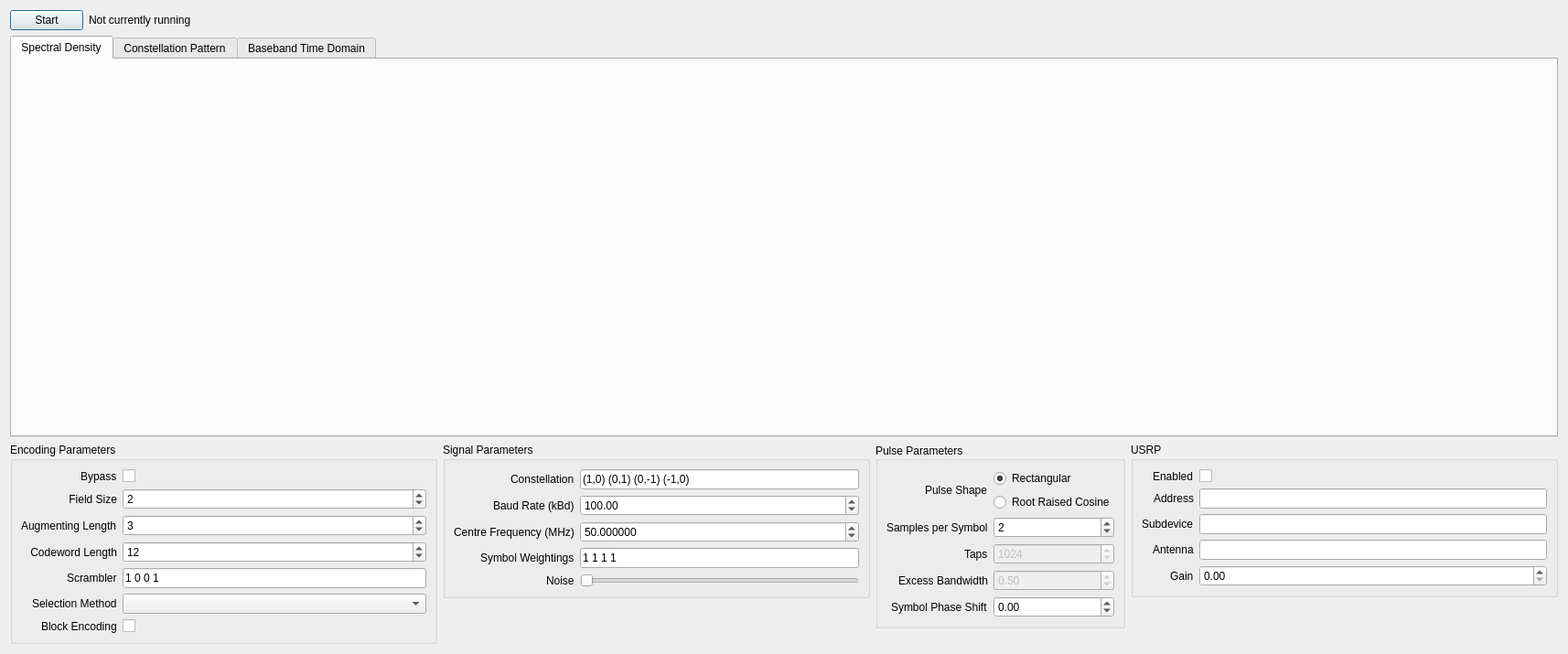
<?xml version="1.0" encoding="UTF-8"?>
<ui version="4.0">
 <class>GuidedScramblingDemo</class>
 <widget class="QDialog" name="GuidedScramblingDemo">
  <property name="geometry">
   <rect>
    <x>0</x>
    <y>0</y>
    <width>1714</width>
    <height>715</height>
   </rect>
  </property>
  <property name="windowTitle">
   <string>Guided Scrambler</string>
  </property>
  <layout class="QVBoxLayout" name="verticalLayout">
   <item>
    <layout class="QHBoxLayout" name="statusLayout">
     <item>
      <widget class="QPushButton" name="start">
       <property name="text">
        <string>Start</string>
       </property>
      </widget>
     </item>
     <item>
      <widget class="QLabel" name="status">
       <property name="text">
        <string>Not currently running</string>
       </property>
      </widget>
     </item>
     <item>
      <spacer name="horizontalSpacer">
       <property name="orientation">
        <enum>Qt::Horizontal</enum>
       </property>
       <property name="sizeHint" stdset="0">
        <size>
         <width>40</width>
         <height>20</height>
        </size>
       </property>
      </spacer>
     </item>
    </layout>
   </item>
   <item>
    <widget class="QTabWidget" name="tabs">
     <property name="currentIndex">
      <number>0</number>
     </property>
     <property name="usesScrollButtons">
      <bool>false</bool>
     </property>
     <widget class="QWidget" name="spectralDensityTab">
      <property name="sizePolicy">
       <sizepolicy hsizetype="Expanding" vsizetype="Expanding">
        <horstretch>0</horstretch>
        <verstretch>0</verstretch>
       </sizepolicy>
      </property>
      <attribute name="title">
       <string>Spectral Density</string>
      </attribute>
      <layout class="QHBoxLayout" name="spectralDensityLayout"/>
     </widget>
     <widget class="QWidget" name="constellationPatternTab">
      <attribute name="title">
       <string>Constellation Pattern</string>
      </attribute>
      <layout class="QHBoxLayout" name="constellationPatternLayout"/>
     </widget>
     <widget class="QWidget" name="eyePatternTab">
      <attribute name="title">
       <string>Baseband Time Domain</string>
      </attribute>
      <layout class="QHBoxLayout" name="eyePatternLayout"/>
     </widget>
    </widget>
   </item>
   <item>
    <layout class="QHBoxLayout" name="parameters">
     <item alignment="Qt::AlignTop">
      <widget class="QGroupBox" name="encodingParametersBox">
       <property name="sizePolicy">
        <sizepolicy hsizetype="Expanding" vsizetype="Maximum">
         <horstretch>0</horstretch>
         <verstretch>0</verstretch>
        </sizepolicy>
       </property>
       <property name="title">
        <string>Encoding Parameters</string>
       </property>
       <layout class="QFormLayout" name="formLayout_3">
        <property name="labelAlignment">
         <set>Qt::AlignRight|Qt::AlignTrailing|Qt::AlignVCenter</set>
        </property>
        <item row="1" column="0">
         <widget class="QLabel" name="fieldSizeLabel">
          <property name="text">
           <string>Field Size</string>
          </property>
          <property name="textFormat">
           <enum>Qt::PlainText</enum>
          </property>
          <property name="alignment">
           <set>Qt::AlignRight|Qt::AlignTrailing|Qt::AlignVCenter</set>
          </property>
         </widget>
        </item>
        <item row="1" column="1">
         <widget class="gr::Isatec::Widgets::QExponentialSpinBox" name="fieldSize">
          <property name="minimum">
           <number>1</number>
          </property>
          <property name="value">
           <number>2</number>
          </property>
         </widget>
        </item>
        <item row="2" column="0">
         <widget class="QLabel" name="augmentingLengthLabel">
          <property name="text">
           <string>Augmenting Length</string>
          </property>
         </widget>
        </item>
        <item row="2" column="1">
         <widget class="QSpinBox" name="augmentingLength">
          <property name="minimum">
           <number>1</number>
          </property>
          <property name="maximum">
           <number>8</number>
          </property>
          <property name="value">
           <number>3</number>
          </property>
         </widget>
        </item>
        <item row="3" column="0">
         <widget class="QLabel" name="codewordLengthLabel">
          <property name="text">
           <string>Codeword Length</string>
          </property>
          <property name="alignment">
           <set>Qt::AlignRight|Qt::AlignTrailing|Qt::AlignVCenter</set>
          </property>
         </widget>
        </item>
        <item row="3" column="1">
         <widget class="QSpinBox" name="codewordLength">
          <property name="minimum">
           <number>2</number>
          </property>
          <property name="maximum">
           <number>2048</number>
          </property>
          <property name="value">
           <number>12</number>
          </property>
         </widget>
        </item>
        <item row="5" column="0">
         <widget class="QLabel" name="selectionMethodLabel">
          <property name="text">
           <string>Selection Method</string>
          </property>
         </widget>
        </item>
        <item row="5" column="1">
         <widget class="QComboBox" name="selectionMethod"/>
        </item>
        <item row="6" column="0">
         <widget class="QLabel" name="blockEncodingLabel">
          <property name="text">
           <string>Block Encoding</string>
          </property>
         </widget>
        </item>
        <item row="6" column="1">
         <widget class="QCheckBox" name="blockEncoding"/>
        </item>
        <item row="4" column="0">
         <widget class="QLabel" name="scramblerLabel">
          <property name="text">
           <string>Scrambler</string>
          </property>
         </widget>
        </item>
        <item row="4" column="1">
         <widget class="QLineEdit" name="scrambler">
          <property name="text">
           <string notr="true">1 0 0 1</string>
          </property>
         </widget>
        </item>
        <item row="0" column="0">
         <widget class="QLabel" name="bypassLabel">
          <property name="text">
           <string>Bypass</string>
          </property>
         </widget>
        </item>
        <item row="0" column="1">
         <widget class="QCheckBox" name="bypass">
          <property name="text">
           <string/>
          </property>
         </widget>
        </item>
       </layout>
      </widget>
     </item>
     <item alignment="Qt::AlignTop">
      <widget class="QGroupBox" name="signalParametersBox">
       <property name="sizePolicy">
        <sizepolicy hsizetype="Preferred" vsizetype="Maximum">
         <horstretch>0</horstretch>
         <verstretch>0</verstretch>
        </sizepolicy>
       </property>
       <property name="title">
        <string>Signal Parameters</string>
       </property>
       <layout class="QFormLayout" name="formLayout">
        <property name="fieldGrowthPolicy">
         <enum>QFormLayout::AllNonFixedFieldsGrow</enum>
        </property>
        <property name="labelAlignment">
         <set>Qt::AlignRight|Qt::AlignTrailing|Qt::AlignVCenter</set>
        </property>
        <item row="0" column="0">
         <widget class="QLabel" name="constellationLabel">
          <property name="text">
           <string>Constellation</string>
          </property>
         </widget>
        </item>
        <item row="0" column="1">
         <widget class="QLineEdit" name="constellation">
          <property name="text">
           <string notr="true">(1,0) (0,1) (0,-1) (-1,0)</string>
          </property>
         </widget>
        </item>
        <item row="1" column="0">
         <widget class="QLabel" name="baudRateLabel">
          <property name="text">
           <string>Baud Rate (kBd)</string>
          </property>
         </widget>
        </item>
        <item row="1" column="1">
         <widget class="QDoubleSpinBox" name="baudRate">
          <property name="minimum">
           <double>0.010000000000000</double>
          </property>
          <property name="maximum">
           <double>1000.000000000000000</double>
          </property>
          <property name="value">
           <double>100.000000000000000</double>
          </property>
         </widget>
        </item>
        <item row="2" column="0">
         <widget class="QLabel" name="frequencyLabel">
          <property name="text">
           <string>Centre Frequency (MHz)</string>
          </property>
         </widget>
        </item>
        <item row="2" column="1">
         <widget class="QDoubleSpinBox" name="frequency">
          <property name="decimals">
           <number>6</number>
          </property>
          <property name="minimum">
           <double>25.000000000000000</double>
          </property>
          <property name="maximum">
           <double>2200.000000000000000</double>
          </property>
          <property name="value">
           <double>50.000000000000000</double>
          </property>
         </widget>
        </item>
        <item row="3" column="0">
         <widget class="QLabel" name="weightingsLabel">
          <property name="text">
           <string>Symbol Weightings</string>
          </property>
         </widget>
        </item>
        <item row="3" column="1">
         <widget class="QLineEdit" name="weightings">
          <property name="text">
           <string>1 1 1 1</string>
          </property>
         </widget>
        </item>
        <item row="4" column="0">
         <widget class="QLabel" name="noiseLabel">
          <property name="text">
           <string>Noise</string>
          </property>
         </widget>
        </item>
        <item row="4" column="1">
         <widget class="QSlider" name="noise">
          <property name="maximum">
           <number>100</number>
          </property>
          <property name="orientation">
           <enum>Qt::Horizontal</enum>
          </property>
         </widget>
        </item>
       </layout>
      </widget>
     </item>
     <item alignment="Qt::AlignTop">
      <widget class="QGroupBox" name="pulseParameters">
       <property name="sizePolicy">
        <sizepolicy hsizetype="Preferred" vsizetype="Maximum">
         <horstretch>0</horstretch>
         <verstretch>0</verstretch>
        </sizepolicy>
       </property>
       <property name="title">
        <string>Pulse Parameters</string>
       </property>
       <property name="alignment">
        <set>Qt::AlignLeading|Qt::AlignLeft|Qt::AlignVCenter</set>
       </property>
       <layout class="QFormLayout" name="formLayout_2">
        <property name="labelAlignment">
         <set>Qt::AlignRight|Qt::AlignTrailing|Qt::AlignVCenter</set>
        </property>
        <property name="formAlignment">
         <set>Qt::AlignLeading|Qt::AlignLeft|Qt::AlignVCenter</set>
        </property>
        <item row="0" column="0">
         <widget class="QLabel" name="pulseShapLabel">
          <property name="sizePolicy">
           <sizepolicy hsizetype="Preferred" vsizetype="Expanding">
            <horstretch>0</horstretch>
            <verstretch>0</verstretch>
           </sizepolicy>
          </property>
          <property name="text">
           <string>Pulse Shape</string>
          </property>
         </widget>
        </item>
        <item row="2" column="0">
         <widget class="QLabel" name="tapsLabel">
          <property name="text">
           <string>Taps</string>
          </property>
         </widget>
        </item>
        <item row="2" column="1">
         <widget class="QSpinBox" name="taps">
          <property name="enabled">
           <bool>false</bool>
          </property>
          <property name="minimum">
           <number>2</number>
          </property>
          <property name="maximum">
           <number>4096</number>
          </property>
          <property name="value">
           <number>1024</number>
          </property>
         </widget>
        </item>
        <item row="3" column="0">
         <widget class="QLabel" name="excessBandwidthLabel">
          <property name="text">
           <string>Excess Bandwidth</string>
          </property>
         </widget>
        </item>
        <item row="3" column="1">
         <widget class="QDoubleSpinBox" name="excessBandwidth">
          <property name="enabled">
           <bool>false</bool>
          </property>
          <property name="minimum">
           <double>0.010000000000000</double>
          </property>
          <property name="maximum">
           <double>1.000000000000000</double>
          </property>
          <property name="singleStep">
           <double>0.050000000000000</double>
          </property>
          <property name="value">
           <double>0.500000000000000</double>
          </property>
         </widget>
        </item>
        <item row="1" column="0">
         <widget class="QLabel" name="samplesPerSymbolLabel">
          <property name="text">
           <string>Samples per Symbol</string>
          </property>
         </widget>
        </item>
        <item row="1" column="1">
         <widget class="QSpinBox" name="samplesPerSymbol">
          <property name="enabled">
           <bool>true</bool>
          </property>
          <property name="minimum">
           <number>1</number>
          </property>
          <property name="maximum">
           <number>32</number>
          </property>
          <property name="value">
           <number>2</number>
          </property>
         </widget>
        </item>
        <item row="0" column="1">
         <layout class="QVBoxLayout" name="pulseShapeLayout">
          <item>
           <widget class="QRadioButton" name="rectangular">
            <property name="text">
             <string>Rectangular</string>
            </property>
            <property name="checked">
             <bool>true</bool>
            </property>
            <attribute name="buttonGroup">
             <string notr="true">pulseShape</string>
            </attribute>
           </widget>
          </item>
          <item>
           <widget class="QRadioButton" name="rootRaisedCosine">
            <property name="text">
             <string>Root Raised Cosine</string>
            </property>
            <attribute name="buttonGroup">
             <string notr="true">pulseShape</string>
            </attribute>
           </widget>
          </item>
         </layout>
        </item>
        <item row="4" column="0">
         <widget class="QLabel" name="phaseLabel">
          <property name="text">
           <string>Symbol Phase Shift</string>
          </property>
         </widget>
        </item>
        <item row="4" column="1">
         <widget class="QDoubleSpinBox" name="phase">
          <property name="minimum">
           <double>-360.000000000000000</double>
          </property>
          <property name="maximum">
           <double>360.000000000000000</double>
          </property>
         </widget>
        </item>
       </layout>
      </widget>
     </item>
     <item alignment="Qt::AlignTop">
      <widget class="QGroupBox" name="usrpParametersBox">
       <property name="sizePolicy">
        <sizepolicy hsizetype="Preferred" vsizetype="Maximum">
         <horstretch>0</horstretch>
         <verstretch>0</verstretch>
        </sizepolicy>
       </property>
       <property name="title">
        <string>USRP</string>
       </property>
       <layout class="QFormLayout" name="formLayout_4">
        <property name="labelAlignment">
         <set>Qt::AlignRight|Qt::AlignTrailing|Qt::AlignVCenter</set>
        </property>
        <item row="0" column="0">
         <widget class="QLabel" name="usrpEnabledLabel">
          <property name="text">
           <string>Enabled</string>
          </property>
         </widget>
        </item>
        <item row="0" column="1">
         <widget class="QCheckBox" name="usrp">
          <property name="text">
           <string/>
          </property>
         </widget>
        </item>
        <item row="1" column="0">
         <widget class="QLabel" name="addressLabel">
          <property name="text">
           <string>Address</string>
          </property>
         </widget>
        </item>
        <item row="1" column="1">
         <widget class="QLineEdit" name="address"/>
        </item>
        <item row="2" column="0">
         <widget class="QLabel" name="subdeviceLabel">
          <property name="text">
           <string>Subdevice</string>
          </property>
         </widget>
        </item>
        <item row="2" column="1">
         <widget class="QLineEdit" name="subdevice"/>
        </item>
        <item row="3" column="0">
         <widget class="QLabel" name="antennaLabel">
          <property name="text">
           <string>Antenna</string>
          </property>
         </widget>
        </item>
        <item row="3" column="1">
         <widget class="QLineEdit" name="antenna"/>
        </item>
        <item row="4" column="0">
         <widget class="QLabel" name="gainLabel">
          <property name="text">
           <string>Gain</string>
          </property>
         </widget>
        </item>
        <item row="4" column="1">
         <widget class="QDoubleSpinBox" name="gain"/>
        </item>
       </layout>
      </widget>
     </item>
    </layout>
   </item>
  </layout>
 </widget>
 <customwidgets>
  <customwidget>
   <class>gr::Isatec::Widgets::QExponentialSpinBox</class>
   <extends>QSpinBox</extends>
   <header>QExponentialSpinBox.hpp</header>
  </customwidget>
 </customwidgets>
 <resources/>
 <connections/>
 <buttongroups>
  <buttongroup name="pulseShape"/>
 </buttongroups>
</ui>
